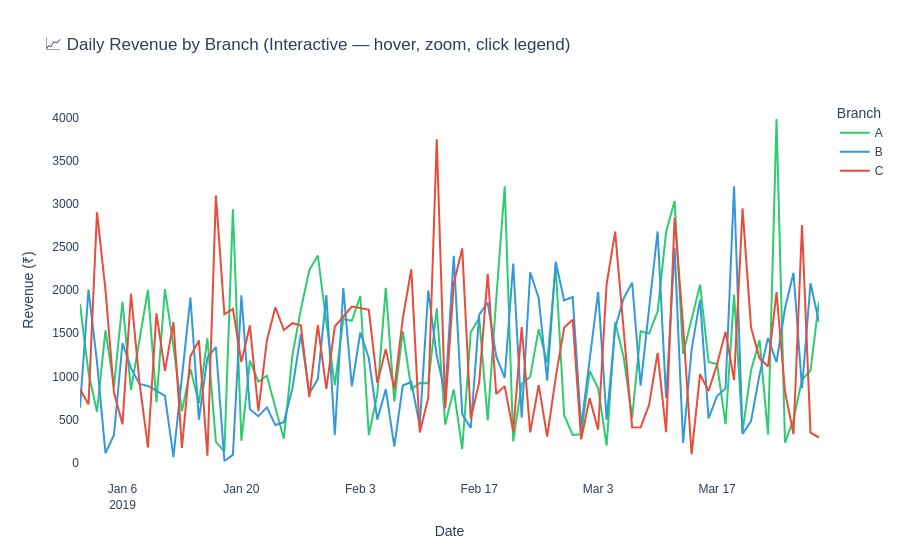

The cell this chart's notebook holds for it:
### Markdown cell above
---
## Step 9: Interactive Plotly Charts

### Code cell
# ── Interactive 1: Daily revenue trend by branch ──────────────────────────────
daily_branch = df.groupby(['Date', 'Branch'])['Total'].sum().reset_index()
daily_branch['Rolling_7'] = daily_branch.groupby('Branch')['Total'].transform(
    lambda x: x.rolling(7, min_periods=1).mean()
)

fig = px.line(
    daily_branch, x='Date', y='Total', color='Branch',
    title='📈 Daily Revenue by Branch (Interactive — hover, zoom, click legend)',
    color_discrete_map={'A': '#2ecc71', 'B': '#3498db', 'C': '#e74c3c'},
    labels={'Total': 'Revenue (₹)', 'Date': 'Date'}
)
fig.update_layout(
    hovermode='x unified',
    plot_bgcolor='white',
    paper_bgcolor='white',
    font_family='Arial',
    legend_title='Branch'
)
fig.update_traces(line_width=2)
fig.show()
